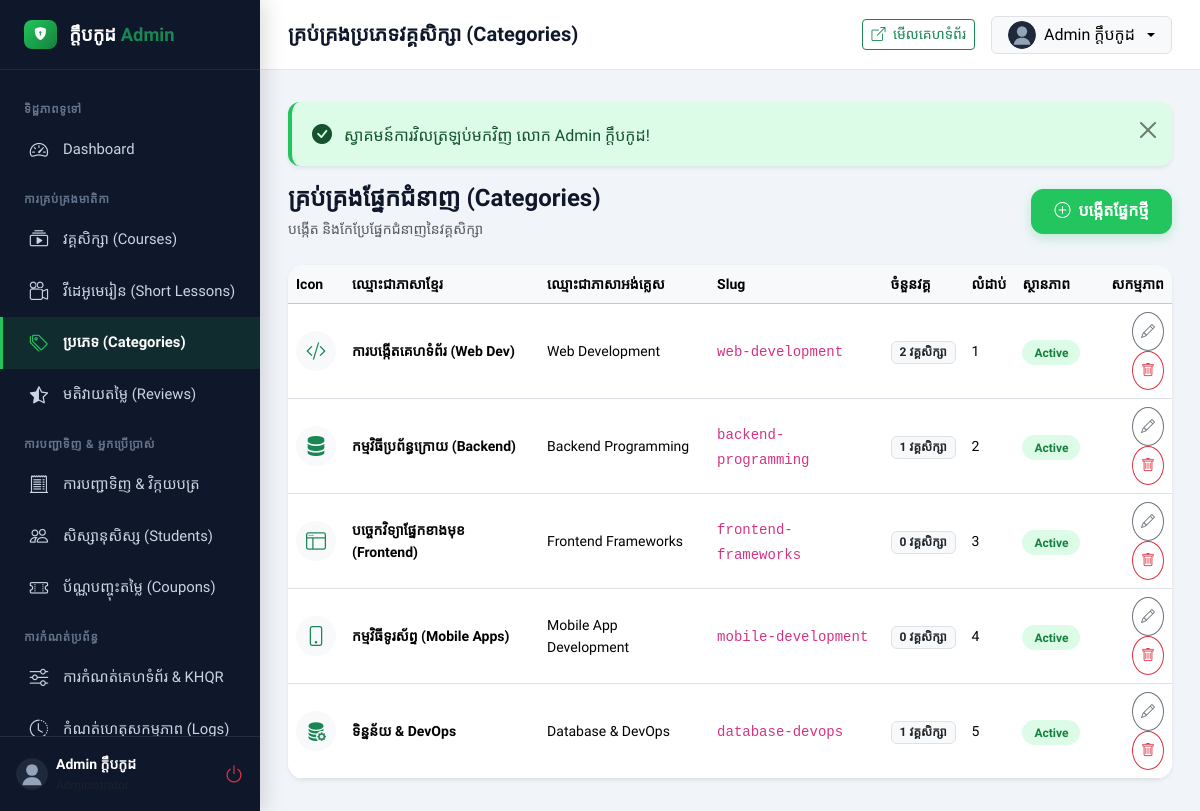
The app's page /admin/categories (signed in) with its own data.
### tables this page shows
CREATE TABLE `users` (
    `id` INT UNSIGNED AUTO_INCREMENT PRIMARY KEY,
    `name` VARCHAR(120) NOT NULL,
    `email` VARCHAR(150) NOT NULL UNIQUE,
    `password` VARCHAR(255) NOT NULL,
    `phone` VARCHAR(30) NULL,
    `role` ENUM('student', 'instructor', 'admin') NOT NULL DEFAULT 'student',
    `avatar` VARCHAR(255) NULL,
    `headline` VARCHAR(255) NULL,
    `bio` TEXT NULL,
    `status` ENUM('active', 'inactive') NOT NULL DEFAULT 'active',
    `remember_token` VARCHAR(100) NULL,
    `created_at` TIMESTAMP DEFAULT CURRENT_TIMESTAMP,
    `updated_at` TIMESTAMP DEFAULT CURRENT_TIMESTAMP ON UPDATE CURRENT_TIMESTAMP,
    INDEX `idx_users_role` (`role`),
    INDEX `idx_users_status` (`status`)
);

CREATE TABLE `categories` (
    `id` INT UNSIGNED AUTO_INCREMENT PRIMARY KEY,
    `name` VARCHAR(100) NOT NULL,
    `name_kh` VARCHAR(150) NOT NULL,
    `slug` VARCHAR(120) NOT NULL UNIQUE,
    `icon` VARCHAR(60) DEFAULT 'bi-code-slash',
    `image` VARCHAR(255) NULL,
    `description` TEXT NULL,
    `is_active` TINYINT(1) NOT NULL DEFAULT 1,
    `sort_order` INT NOT NULL DEFAULT 0,
    `created_at` TIMESTAMP DEFAULT CURRENT_TIMESTAMP,
    `updated_at` TIMESTAMP DEFAULT CURRENT_TIMESTAMP ON UPDATE CURRENT_TIMESTAMP,
    INDEX `idx_categories_slug` (`slug`),
    INDEX `idx_categories_active` (`is_active`)
);

### app/Views/admin/categories/index.php (the view, shortened to what the rows shown need)
<div class="d-flex flex-column flex-md-row justify-content-between align-items-md-center gap-3 mb-4">
    <div>
        <h4 class="fw-bold mb-1">គ្រប់គ្រងផ្នែកជំនាញ (Categories)</h4>
        <p class="text-muted small mb-0">បង្កើត និងកែប្រែផ្នែកជំនាញនៃវគ្គសិក្សា</p>
    </div>
    <button type="button" class="btn btn-primary-katteb" data-bs-toggle="modal" data-bs-target="#addCategoryModal">
        <i class="bi bi-plus-circle me-1"></i> បង្កើតផ្នែកថ្មី
    </button>
</div>
<div class="card border-0 shadow-sm rounded-4 bg-white overflow-hidden">
    <div class="table-responsive">
        <table class="table table-hover align-middle mb-0">
            <thead class="table-light">
                <tr class="small text-muted">
                    <th>Icon</th>
                    <th>ឈ្មោះជាភាសាខ្មែរ</th>
                    <th>ឈ្មោះជាភាសាអង់គ្លេស</th>
                    <th>Slug</th>
                    <th>ចំនួនវគ្គ</th>
                    <th>លំដាប់</th>
                    <th>ស្ថានភាព</th>
                    <th class="text-end">សកម្មភាព</th>
                </tr>
            </thead>
            <tbody>
                <?php foreach ($categories as $cat): ?>
                    <tr>
                        <td>
                            <div class="rounded-circle bg-light text-success p-2 d-inline-flex align-items-center justify-content-center" style="width: 40px; height: 40px;">
                                <i class="bi <?= e($cat['icon']) ?> fs-5"></i>
                            </div>
                        </td>
                        <td class="fw-bold small"><?= e($cat['name_kh']) ?></td>
                        <td class="small"><?= e($cat['name']) ?></td>
                        <td><code><?= e($cat['slug']) ?></code></td>
                        <td>
                            <span class="badge bg-light text-dark border">
                                <?= $cat['courses_count'] ?> វគ្គសិក្សា
                            </span>
                        </td>
                        <td class="small"><?= $cat['sort_order'] ?></td>
                        <td>
                            <span class="badge-status badge-<?= $cat['is_active'] ? 'active' : 'inactive' ?>">
                                <?= $cat['is_active'] ? 'Active' : 'Inactive' ?>
                            </span>
                        </td>
                        <td class="text-end">
                            <button type="button" class="btn btn-sm btn-outline-secondary rounded-circle p-2"
                                    data-bs-toggle="modal"
                                    data-bs-target="#editCatModal<?= $cat['id'] ?>" title="កែប្រែ">
                                <i class="bi bi-pencil"></i>
                            </button>
                            <form action="<?= url('/admin/categories/' . $cat['id'] . '/delete') ?>" method="POST" class="d-inline form-confirm-action" data-confirm-message="តើអ្នកប្រាកដជាចង់លុបផ្នែកនេះដែរឬទេ?">
                                <button type="submit" class="btn btn-sm btn-outline-danger rounded-circle p-2" title="លុប">
                                    <i class="bi bi-trash"></i>
                                </button>
                            </form>
                        </td>
                    </tr>
                <?php endforeach; ?>
            </tbody>
        </table>
    </div>
</div>

### app/Core/Router.php (shortened to what the rows shown need)
<?php
class Router {
    private array $routes = [];
    private array $groupMiddleware = [];
    private string $groupPrefix = '';
    public function group(array $attributes, callable $callback): void {
        $previousPrefix = $this->groupPrefix;
        $previousMiddleware = $this->groupMiddleware;
        if (isset($attributes['prefix'])) {
            $this->groupPrefix = rtrim($this->groupPrefix . '/' . trim($attributes['prefix'], '/'), '/');
        }
        if (isset($attributes['middleware'])) {
            $middlewares = is_array($attributes['middleware']) ? $attributes['middleware'] : [$attributes['middleware']];
            $this->groupMiddleware = array_merge($this->groupMiddleware, $middlewares);
        }
        $this->groupPrefix = $previousPrefix;
        $this->groupMiddleware = $previousMiddleware;
    }
    private function addRoute(string $method, string $path, array|callable $action, array|string $middleware = []): self {
        $fullPath = $this->groupPrefix . '/' . trim($path, '/');
        $fullPath = '/' . trim($fullPath, '/');
        $middlewares = is_array($middleware) ? $middleware : ($middleware ? [$middleware] : []);
        $allMiddlewares = array_merge($this->groupMiddleware, $middlewares);
        $this->routes[] = [
            'method'     => $method,
            'path'       => $fullPath,
            'action'     => $action,
            'middleware' => $allMiddlewares
        ];
        return $this;
    }
    public function dispatch(Request $request): void {
        $method = $request->method();
        $uri = $request->uri();
        foreach ($this->routes as $route) {
            if ($route['method'] !== $method) {
                continue;
            }
            $pattern = preg_replace('/\{([a-zA-Z0-9_]+)\}/', '(?P<$1>[^/]+)', $route['path']);
            $pattern = '#^' . $pattern . '$#';
            if (preg_match($pattern, $uri, $matches)) {
                $params = array_filter($matches, 'is_string', ARRAY_FILTER_USE_KEY);
                foreach ($route['middleware'] as $mw) {
                    $mwInstance = is_string($mw) ? new $mw() : $mw;
                    $result = $mwInstance->handle($request);
                }
                $action = $route['action'];
                if (is_array($action)) {
                    [$controllerClass, $methodName] = $action;
                    $controller = new $controllerClass();
                    call_user_func_array([$controller, $methodName], array_values($params));
                    return;
                }
            }
        }
    }
}

### app/Views/layouts/admin_header.php (shortened to what the rows shown need)
<?php
$currentUser = Auth::user();
$currentUri = parse_url($_SERVER['REQUEST_URI'] ?? '', PHP_URL_PATH);
?>
<!DOCTYPE html>
<html lang="km">
<head>
    <link href="https://cdn.jsdelivr.net/npm/bootstrap@5.3.3/dist/css/bootstrap.min.css" rel="stylesheet">
    <link href="https://cdn.jsdelivr.net/npm/bootstrap-icons@1.11.3/font/bootstrap-icons.min.css" rel="stylesheet">
    <link rel="stylesheet" href="<?= asset('css/style.css') ?>">
    <link rel="stylesheet" href="<?= asset('css/admin.css') ?>">
</head>
<body class="admin-body">
<aside class="admin-sidebar">
    <a href="<?= url('/admin') ?>" class="admin-brand">
        <span class="brand-badge"><i class="bi bi-shield-lock-fill"></i></span>
        <span>ក្តឹបកូដ <span class="text-success">Admin</span></span>
    </a>
    <div class="admin-nav">
        <div class="admin-nav-category">ទិដ្ឋភាពទូទៅ</div>
        <a href="<?= url('/admin') ?>" class="admin-nav-item <?= str_ends_with($currentUri, '/admin') || str_contains($currentUri, '/admin/dashboard') ? 'active' : '' ?>">
            <i class="bi bi-speedometer2"></i> <span>Dashboard</span>
        </a>
        <div class="admin-nav-category">ការគ្រប់គ្រងមាតិកា</div>
        <a href="<?= url('/admin/courses') ?>" class="admin-nav-item <?= str_contains($currentUri, '/admin/courses') && !str_contains($currentUri, '/admin/lessons') ? 'active' : '' ?>">
            <i class="bi bi-collection-play"></i> <span>វគ្គសិក្សា (Courses)</span>
        </a>
        <a href="<?= url('/admin/lessons') ?>" class="admin-nav-item <?= str_contains($currentUri, '/admin/lessons') ? 'active' : '' ?>">
            <i class="bi bi-camera-reels"></i> <span>វីដេអូមេរៀន (Short Lessons)</span>
        </a>
        <a href="<?= url('/admin/categories') ?>" class="admin-nav-item <?= str_contains($currentUri, '/admin/categories') ? 'active' : '' ?>">
            <i class="bi bi-tags"></i> <span>ប្រភេទ (Categories)</span>
        </a>
        <a href="<?= url('/admin/reviews') ?>" class="admin-nav-item <?= str_contains($currentUri, '/admin/reviews') ? 'active' : '' ?>">
            <i class="bi bi-star-half"></i> <span>មតិវាយតម្លៃ (Reviews)</span>
        </a>
        <div class="admin-nav-category">ការបញ្ជាទិញ & អ្នកប្រើប្រាស់</div>
        <a href="<?= url('/admin/orders') ?>" class="admin-nav-item <?= str_contains($currentUri, '/admin/orders') ? 'active' : '' ?>">
            <i class="bi bi-receipt-cutoff"></i> <span>ការបញ្ជាទិញ & វិក្កយបត្រ</span>
        </a>
        <a href="<?= url('/admin/students') ?>" class="admin-nav-item <?= str_contains($currentUri, '/admin/students') ? 'active' : '' ?>">
            <i class="bi bi-people"></i> <span>សិស្សានុសិស្ស (Students)</span>
        </a>
        <a href="<?= url('/admin/coupons') ?>" class="admin-nav-item <?= str_contains($currentUri, '/admin/coupons') ? 'active' : '' ?>">
            <i class="bi bi-ticket-perforated"></i> <span>ប័ណ្ណបញ្ចុះតម្លៃ (Coupons)</span>
        </a>
        <div class="admin-nav-category">ការកំណត់ប្រព័ន្ធ</div>
        <a href="<?= url('/admin/settings') ?>" class="admin-nav-item <?= str_contains($currentUri, '/admin/settings') ? 'active' : '' ?>">
            <i class="bi bi-sliders"></i> <span>ការកំណត់គេហទំព័រ & KHQR</span>
        </a>
        <a href="<?= url('/admin/logs') ?>" class="admin-nav-item <?= str_contains($currentUri, '/admin/logs') ? 'active' : '' ?>">
            <i class="bi bi-clock-history"></i> <span>កំណត់ហេតុសកម្មភាព (Logs)</span>
        </a>
    </div>
    <div class="p-3 border-top border-secondary border-opacity-25 d-flex align-items-center justify-content-between">
        <div class="d-flex align-items-center gap-2 overflow-hidden">
            <img src="<?= asset('images/default-avatar.svg') ?>" class="rounded-circle" width="32" height="32" alt="Admin">
            <div class="text-truncate">
                <div class="small fw-bold text-white text-truncate"><?= e($currentUser['name']) ?></div>
                <div class="text-muted" style="font-size: 0.75rem;">Administrator</div>
            </div>
        </div>
        <a href="<?= url('/logout') ?>" class="text-danger" title="ចាកចេញ"><i class="bi bi-power fs-5"></i></a>
    </div>
</aside>
<div class="admin-main">
    <header class="admin-topbar">
        <div class="d-flex align-items-center gap-3">
            <h5 class="mb-0 fw-bold"><?= e($title ?? 'ផ្ទាំងគ្រប់គ្រង') ?></h5>
        </div>
        <div class="d-flex align-items-center gap-3">
            <a href="<?= url('/') ?>" target="_blank" class="btn btn-sm btn-outline-success">
                <i class="bi bi-box-arrow-up-right me-1"></i> មើលគេហទំព័រ
            </a>
            <div class="dropdown">
                <button class="btn btn-light d-flex align-items-center gap-2 dropdown-toggle py-1 px-3 border" data-bs-toggle="dropdown">
                    <img src="<?= asset('images/default-avatar.svg') ?>" class="rounded-circle" width="28" height="28" alt="Admin">
                    <span><?= e($currentUser['name']) ?></span>
                </button>
            </div>
        </div>
    </header>
    <div class="admin-content-body">
        <?php if (\App\Helpers\Session::hasFlash('success')): ?>
            <div class="alert alert-success alert-dismissible fade show shadow-sm" role="alert">
                <i class="bi bi-check-circle-fill me-2 fs-5"></i>
                <?= e(\App\Helpers\Session::getFlash('success')) ?>
                <button type="button" class="btn-close" data-bs-dismiss="alert"></button>
            </div>
        <?php endif; ?>

### records on screen
users: name "Admin ក្តឹបកូដ"
categories: name_kh "ការបង្កើតគេហទំព័រ (Web Dev)", name "Web Development", slug "web-development", courses_count "2", sort_order "1", is_active "Active"
categories: name_kh "កម្មវិធីប្រព័ន្ធក្រោយ (Backend)", name "Backend Programming", slug "backend-programming", courses_count "1", sort_order "2", is_active "Active"
categories: name_kh "បច្ចេកវិទ្យាផ្នែកខាងមុខ (Frontend)", name "Frontend Frameworks", slug "frontend-frameworks", courses_count "0", sort_order "3", is_active "Active"
categories: name_kh "កម្មវិធីទូរស័ព្ទ (Mobile Apps)", name "Mobile App Development", slug "mobile-development", courses_count "0", sort_order "4", is_active "Active"
categories: name_kh "ទិន្នន័យ & DevOps", name "Database & DevOps", slug "database-devops", courses_count "1", sort_order "5", is_active "Active"
